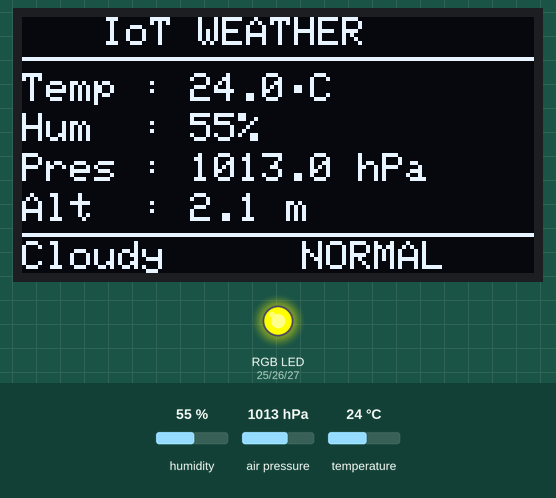
Simulated run of this sketch. Board: ESP32. Shown: 128×64 one-colour display, an RGB LED mixed from three pins (HIGH = lit). The test bench sets the inputs (shaded band); at power-on: air pressure 1013 hPa, temperature 24 °C, humidity 55 %. What the sketch prints to the serial monitor is not drawn.

Above: at 3.2 s.
3.3 s: air pressure set to 1006 hPa
At 4.5 s:
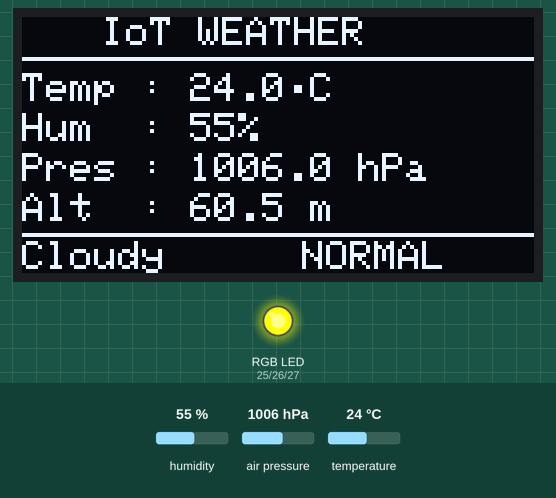
5.6 s: air pressure set to 1003 hPa
At 7.4 s:
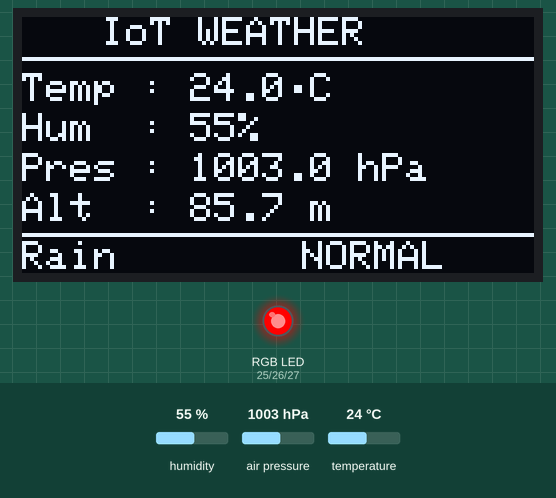
7.7 s: air pressure set to 1025 hPa
At 9.3 s:
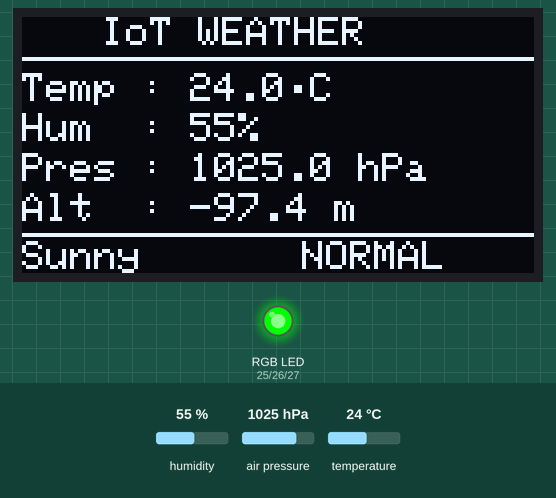
9.8 s: temperature set to 34.4 °C
At 11.1 s:
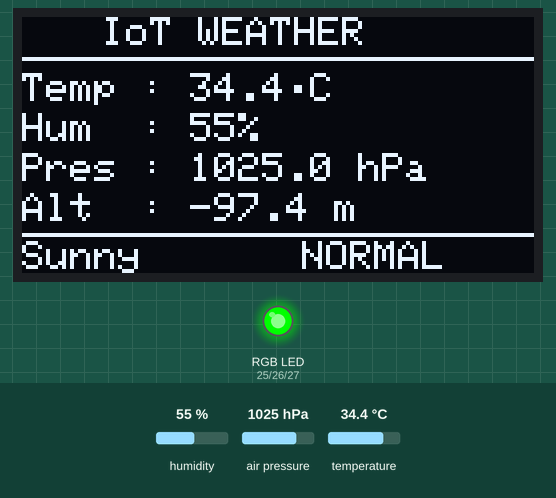
11.8 s: temperature set to 35.4 °C
At 12.9 s:
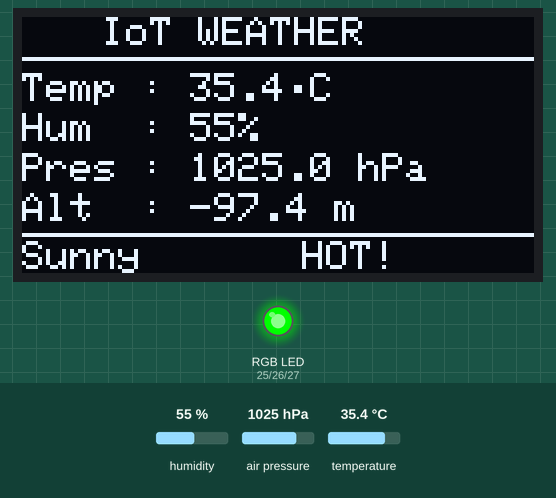
13.9 s: humidity set to 22 %
At 15.9 s:
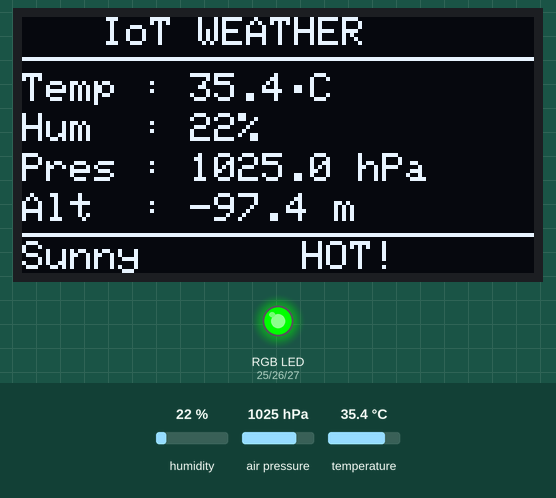
Timing chart, 0 to 17.0 s (numbered marks = the images above; inputs shaded):
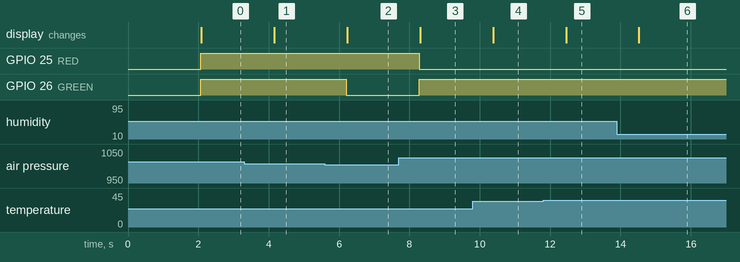

Measured:
- the behaviour switches between 1005 and 1004 hPa on air pressure (found by bisection; images 1 and 2)
- the behaviour switches between 35 and 35.1 °C on temperature (found by bisection; images 4 and 5)
- after the input at 3.3 s, the display: changes after 0.86 s (image 1)
- after the input at 5.6 s, GPIO 26 (GREEN): HIGH → LOW after 0.61 s; the display: changes after 0.63 s (image 2)
- after the input at 7.7 s, GPIO 25 (RED): HIGH → LOW after 0.58 s; GPIO 26 (GREEN): LOW → HIGH after 0.58 s; the display: changes after 0.61 s (image 3)
- after the input at 9.8 s, the display: changes after 0.58 s (image 4)
- after the input at 11.8 s, the display: changes after 0.65 s (image 5)
- after the input at 13.9 s, the display: changes after 0.63 s (image 6)

The sketch:

sketch.ino
```cpp
#include <Wire.h>
#include <Adafruit_GFX.h>
#include <Adafruit_SSD1306.h>
#include <Adafruit_BMP085.h>
#include <DHT.h>

#define SCREEN_WIDTH 128
#define SCREEN_HEIGHT 64

// OLED Display
Adafruit_SSD1306 display(SCREEN_WIDTH, SCREEN_HEIGHT, &Wire, -1);

// DHT22
#define DHTPIN 4
#define DHTTYPE DHT22
DHT dht(DHTPIN, DHTTYPE);

// BMP180
Adafruit_BMP085 bmp;

// RGB LED
#define RED    25
#define GREEN  26
#define BLUE   27

float temp, hum;
float pressure, altitude;
String weather;

void setup() {

  Serial.begin(115200);

  Wire.begin(21, 22);

  dht.begin();

  if (!bmp.begin()) {
    Serial.println("BMP180 NOT FOUND");
    while (1);
  }

  if (!display.begin(SSD1306_SWITCHCAPVCC, 0x3C)) {
    Serial.println("OLED FAILED");
    while (1);
  }

  pinMode(RED, OUTPUT);
  pinMode(GREEN, OUTPUT);
  pinMode(BLUE, OUTPUT);

  digitalWrite(RED, LOW);
  digitalWrite(GREEN, LOW);
  digitalWrite(BLUE, LOW);

  // Welcome Screen
  display.clearDisplay();
  display.setTextColor(SSD1306_WHITE);
  display.setTextSize(2);
  display.setCursor(12,20);
  display.println("WEATHER");
  display.display();

  delay(2000);
}

void loop() {

  // Read Sensors
  temp = dht.readTemperature();
  hum = dht.readHumidity();

  pressure = bmp.readPressure() / 100.0;
  altitude = bmp.readAltitude();

  if (isnan(temp) || isnan(hum)) {
    Serial.println("DHT ERROR");
    return;
  }

  // Weather Prediction
  if (pressure > 1015) {

    weather = "Sunny";

    // Green LED
    digitalWrite(RED, LOW);
    digitalWrite(GREEN, HIGH);
    digitalWrite(BLUE, LOW);

  }
  else if (pressure >= 1005) {

    weather = "Cloudy";

    // Yellow LED (Red + Green)
    digitalWrite(RED, HIGH);
    digitalWrite(GREEN, HIGH);
    digitalWrite(BLUE, LOW);

  }
  else {

    weather = "Rain";

    // Red LED
    digitalWrite(RED, HIGH);
    digitalWrite(GREEN, LOW);
    digitalWrite(BLUE, LOW);

  }

  // OLED Display
  display.clearDisplay();

  display.setTextSize(1);
  display.setTextColor(SSD1306_WHITE);

  // Header
  display.setCursor(20,0);
  display.println("IoT WEATHER");

  display.drawLine(0,10,127,10,SSD1306_WHITE);

  // Temperature
  display.setCursor(0,14);
  display.print("Temp : ");
  display.print(temp,1);
  display.write(248);
  display.println("C");

  // Humidity
  display.setCursor(0,24);
  display.print("Hum  : ");
  display.print(hum,0);
  display.println("%");

  // Pressure
  display.setCursor(0,34);
  display.print("Pres : ");
  display.print(pressure,1);
  display.println(" hPa");

  // Altitude
  display.setCursor(0,44);
  display.print("Alt  : ");
  display.print(altitude,1);
  display.println(" m");

  display.drawLine(0,54,127,54,SSD1306_WHITE);

  // Weather
  display.setCursor(0,56);
  display.print(weather);

  // Temperature Status
  display.setCursor(70,56);

  if(temp > 35)
    display.print("HOT!");
  else
    display.print("NORMAL");

  display.display();

  // Serial Monitor
  Serial.print("Temperature : ");
  Serial.print(temp);
  Serial.println(" C");

  Serial.print("Humidity    : ");
  Serial.print(hum);
  Serial.println(" %");

  Serial.print("Pressure    : ");
  Serial.print(pressure);
  Serial.println(" hPa");

  Serial.print("Altitude    : ");
  Serial.print(altitude);
  Serial.println(" m");

  Serial.print("Weather     : ");
  Serial.println(weather);

  Serial.println("---------------------------");

  delay(1000);
}
```
